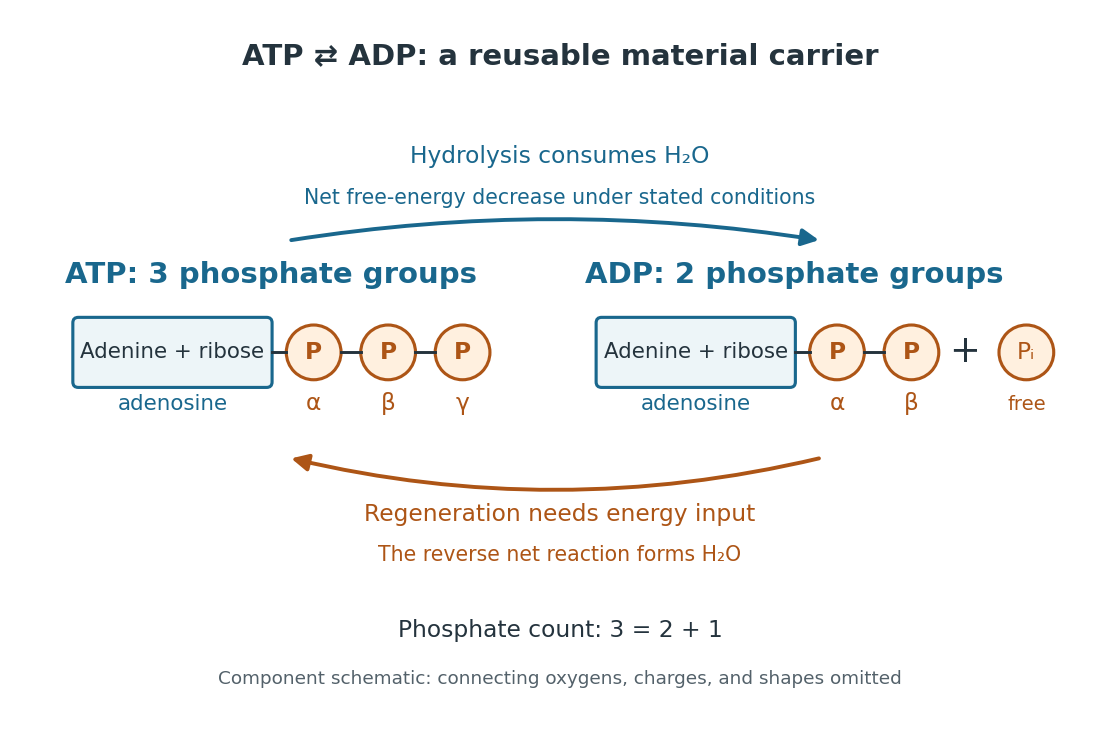

Source code (Python):
"""Draw ATP/ADP component bookkeeping, not molecular structures.

Tested with Python 3.14.4 and the repository's Matplotlib/NumPy environment.
Write an opaque white same-basename PNG to cwd, as required by Makefile.
"""

from pathlib import Path

import matplotlib

matplotlib.use("Agg")
import matplotlib.pyplot as plt
from matplotlib.patches import Circle, FancyArrowPatch, FancyBboxPatch


BLUE = "#19678d"
ORANGE = "#ad5516"
INK = "#24333d"


def components(ax, x, y, count, label):
    """Boxes and circles count components; lines do not depict actual bonds."""
    ax.add_patch(FancyBboxPatch(
        (x, y - 0.27), 1.72, 0.54, boxstyle="round,pad=0.05",
        facecolor="#edf5f8", edgecolor=BLUE, linewidth=1.6,
    ))
    ax.text(x + 0.86, y, "Adenine + ribose", ha="center", va="center",
            fontsize=11, color=INK)
    ax.text(x + 0.86, y - 0.53, "adenosine", ha="center", color=BLUE,
            fontsize=11)
    previous = x + 1.77
    for i in range(count):
        center = x + 2.15 + 0.68 * i
        ax.plot([previous, center - 0.25], [y, y], color=INK, lw=1.5)
        ax.add_patch(Circle((center, y), 0.25, facecolor="#fff0df",
                            edgecolor=ORANGE, lw=1.6))
        ax.text(center, y, "P", ha="center", va="center", fontsize=12,
                color=ORANGE, weight="bold")
        ax.text(center, y - 0.53, ["α", "β", "γ"][i], ha="center",
                fontsize=12, color=ORANGE)
        previous = center + 0.25
    ax.text(x + 1.76, y + 0.63, label, ha="center", fontsize=15,
            color=BLUE, weight="bold")


def main():
    fig, ax = plt.subplots(figsize=(8.0, 5.3))
    fig.set_facecolor("white")
    ax.set_facecolor("white")
    ax.set(xlim=(0, 9.3), ylim=(0, 6.1), aspect="equal")
    ax.axis("off")
    fig.subplots_adjust(left=0.025, right=0.975, top=0.95, bottom=0.05)
    ax.text(4.65, 5.85, "ATP ⇄ ADP: a reusable material carrier",
            ha="center", fontsize=15, weight="bold", color=INK)
    components(ax, 0.25, 3.22, 3, "ATP: 3 phosphate groups")
    components(ax, 5.03, 3.22, 2, "ADP: 2 phosphate groups")
    ax.text(8.35, 3.22, "+", ha="center", va="center", fontsize=19,
            color=INK)
    ax.add_patch(Circle((8.91, 3.22), 0.25, facecolor="#fff0df",
                        edgecolor=ORANGE, lw=1.6))
    ax.text(8.91, 3.22, "Pᵢ", ha="center", va="center", fontsize=12,
            color=ORANGE)
    ax.text(8.91, 2.69, "free", ha="center", fontsize=10, color=ORANGE)
    ax.add_patch(FancyArrowPatch(
        (2.16, 4.24), (7.05, 4.24), connectionstyle="arc3,rad=-0.08",
        arrowstyle="-|>", mutation_scale=18, color=BLUE, linewidth=2,
    ))
    ax.text(4.65, 4.95, "Hydrolysis consumes H₂O", ha="center",
            fontsize=12, color=BLUE)
    ax.text(4.65, 4.58, "Net free-energy decrease under stated conditions",
            ha="center", fontsize=10.5, color=BLUE)
    ax.add_patch(FancyArrowPatch(
        (7.05, 2.26), (2.16, 2.26), connectionstyle="arc3,rad=-0.12",
        arrowstyle="-|>", mutation_scale=18, color=ORANGE, linewidth=2,
    ))
    ax.text(4.65, 1.68, "Regeneration needs energy input", ha="center",
            fontsize=12, color=ORANGE)
    ax.text(4.65, 1.31, "The reverse net reaction forms H₂O", ha="center",
            fontsize=10.5, color=ORANGE)
    ax.text(4.65, 0.62, "Phosphate count: 3 = 2 + 1", ha="center",
            fontsize=12, color=INK)
    ax.text(4.65, 0.19, "Component schematic: connecting oxygens, charges, and shapes omitted",
            ha="center", fontsize=9.5, color="#53616a")
    fig.savefig(Path(__file__).with_suffix(".png").name, dpi=140,
                facecolor="white", transparent=False)
    plt.close(fig)
    print("Phosphate bookkeeping: ATP 3 = ADP 2 + inorganic phosphate 1")


if __name__ == "__main__":
    main()
